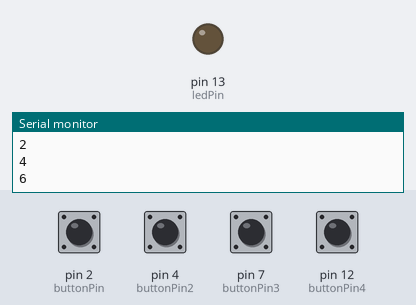
Recording of a sketch running on a simulated Arduino Uno, built with avr-gcc and run on an emulated ATmega328P. Parts: output pins drawn as LEDs (lit = HIGH), the last lines printed to the serial monitor. Dashed ring = blinking. The test bench sets the inputs (shaded band); at power-on: pin 2 (buttonPin), pin 4 (buttonPin2), pin 7 (buttonPin3), pin 12 (buttonPin4) LOW.

Above: at 1.6 s.
1.7 s: pin 4 (buttonPin2) pulled HIGH for 0.5 s
At 2.15 s:
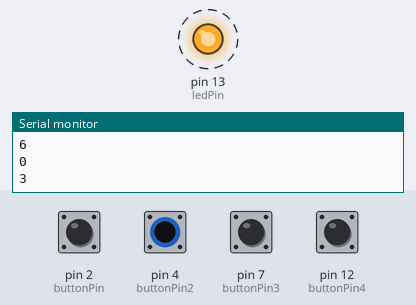
3.7 s: pin 7 (buttonPin3) pulled HIGH for 1 s
At 5.4 s:
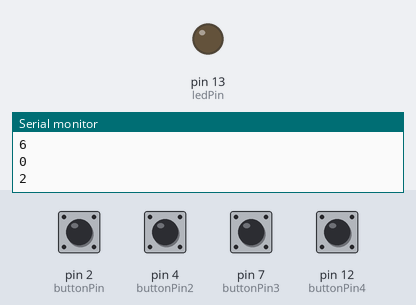
Timing chart, 0 to 6.9 s (numbered marks = the images above; inputs shaded):
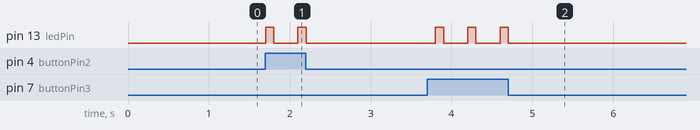

The sketch:

Conversation_Bench.ino
```cpp
// set pin numbers:
const int buttonPin = 2;     // the number of the pushbutton pin
const int buttonPin2 = 4;
const int buttonPin3 = 7;
const int buttonPin4 = 12;
const int ledPin =  13;      // the number of the LED pin

// variables will change:
int buttonState = 0;         // variable for reading the pushbutton status
int buttonState2 = 0;
int buttonState3 = 0;
int buttonState4 = 0;


void setup() {
  //initialize serial communications at a 9600 baud rate
  Serial.begin(9600);
  // initialize the LED pin as an output:
  pinMode(ledPin, OUTPUT);
  // initialize the pushbutton pin as an input:
  pinMode(buttonPin, INPUT);
  pinMode(buttonPin2, INPUT);
  pinMode(buttonPin3, INPUT);
  pinMode(buttonPin4, INPUT);
}

void loop(){
    // read the state of the pushbutton value:
  buttonState = digitalRead(buttonPin);
 // Serial.println(buttonState);

  // check if the pushbutton is pressed.
  // if it is, the buttonState is HIGH:
  if (buttonState == HIGH) {
    // turn LED on:
    digitalWrite(ledPin, HIGH);
    Serial.println("1"); //When processing receives Serial Print, 1 = button pressed
    delay (100);

  } else {
    // turn LED off:
   digitalWrite(ledPin, LOW);
   Serial.println("0"); //When processing receives Serial Print, 0 = button NOT pressed
    delay (100);
  }

  ////////////////////////////////Second Button/////////////////////////////////////////////
    buttonState2 = digitalRead (buttonPin2);

    if (buttonState2 == HIGH) {
    // turn LED on:
    digitalWrite(ledPin, HIGH);
    Serial.println("3");
    delay (100);

  } else {
    // turn LED off:
   digitalWrite(ledPin, LOW);
   Serial.println("2");
    delay (100);
  }
    ////////////////////////////////Third Button/////////////////////////////////////////////

    buttonState3 = digitalRead (buttonPin3);

    if (buttonState3 == HIGH) {
    // turn LED on:
    digitalWrite(ledPin, HIGH);
    Serial.println("5");
    delay (100);

  } else {
    // turn LED off:
   digitalWrite(ledPin, LOW);
   Serial.println("4");
    delay (100);
  }


    ////////////////////////////////Fourth Button/////////////////////////////////////////////

    buttonState4 = digitalRead (buttonPin4);

    if (buttonState4 == HIGH) {
    // turn LED on:
    digitalWrite(ledPin, HIGH);
    Serial.println("7");
    delay (100);

  } else {
    // turn LED off:
   digitalWrite(ledPin, LOW);
   Serial.println("6");
    delay (100);
  }


  //send 'Hello, world!' over the serial port
 // Serial.println("Hello, world!");
  //wait 100 milliseconds so we don't drive ourselves crazy
 // delay(100);
}
```

Measured:
- after the input at 1.7 s, pin 13 (ledPin): alternates HIGH for 0.10 s and LOW for 0.30 s, 4 changes in all, then stays LOW, starting at once
- after the input at 3.7 s, pin 13 (ledPin): alternates HIGH for 0.10 s and LOW for 0.30 s, 6 changes in all, then stays LOW, starting after 0.10 s
